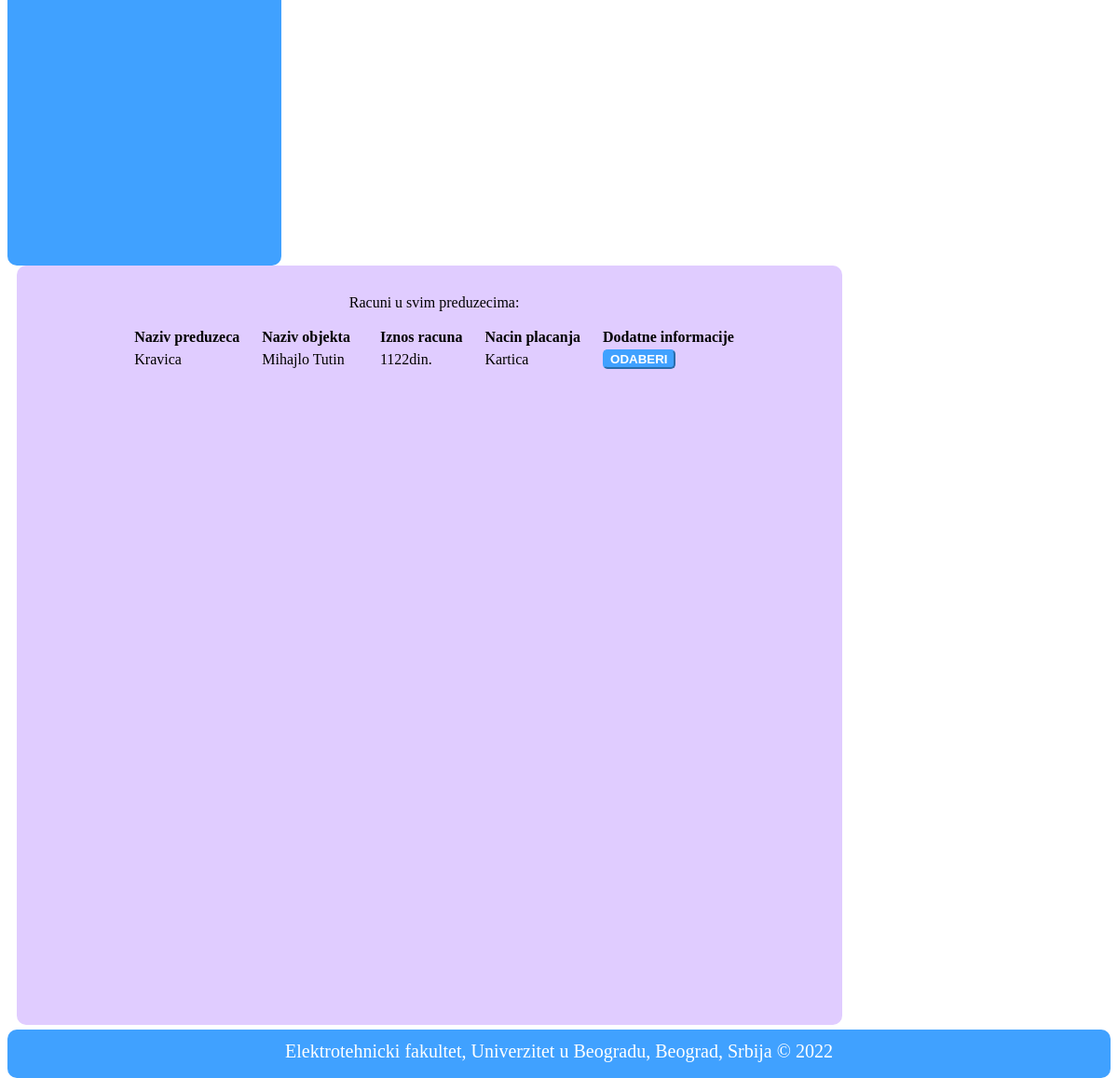
Page /kupac_pregled_racuna.php (signed in, lower part) on the earlier database version.
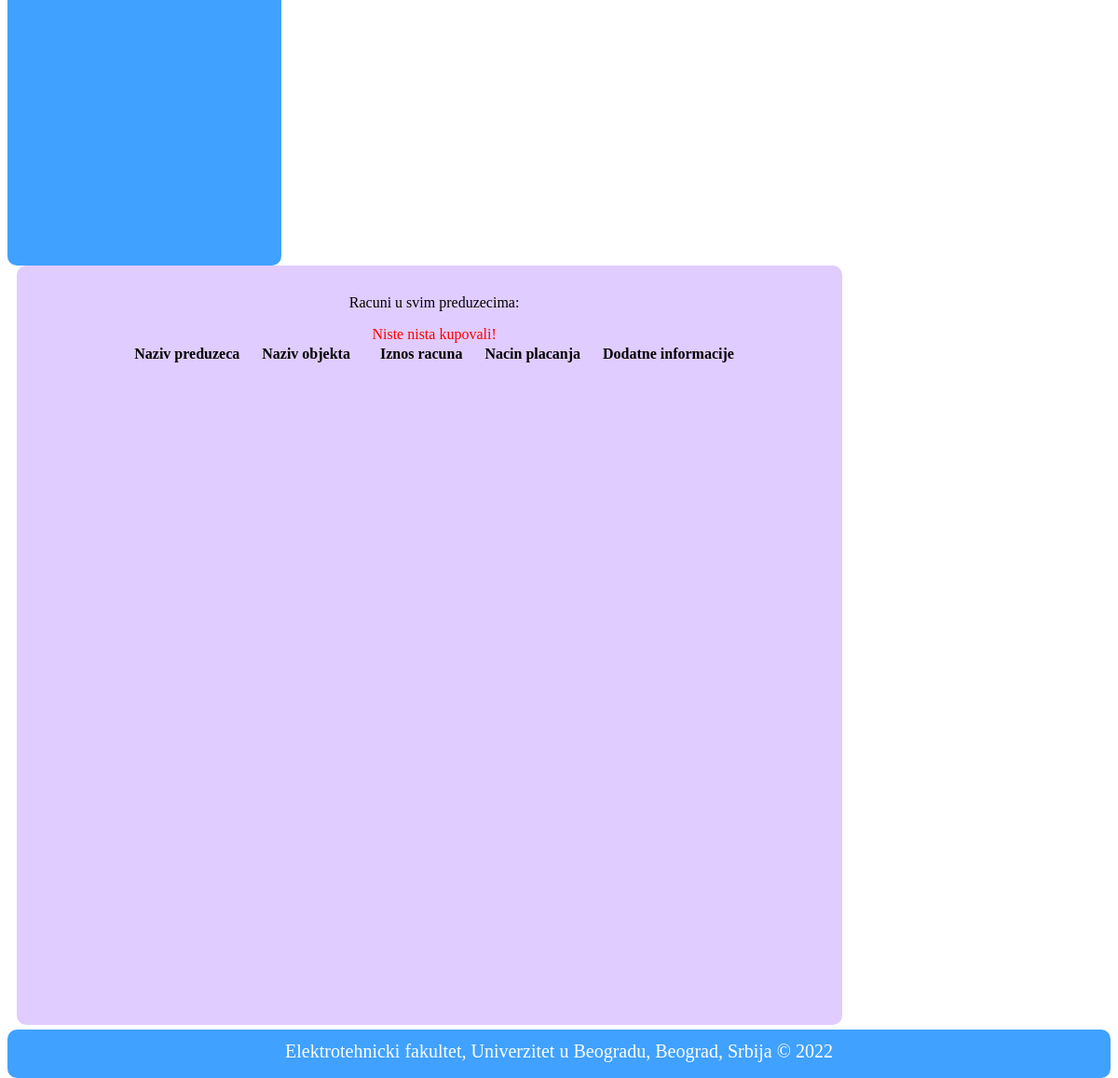
Same page on the later database version.
### tables this page shows
CREATE TABLE IF NOT EXISTS `racun` (
  `id_racuna` int(11) NOT NULL AUTO_INCREMENT,
  `id_preduzeca` int(11) NOT NULL,
  `iznos_racuna` float NOT NULL,
  `iznos_poreza` float NOT NULL,
  `licna_karta` varchar(10) DEFAULT NULL,
  `ime` varchar(40) DEFAULT NULL,
  `prezime` varchar(40) DEFAULT NULL,
  `broj_racuna` int(11) DEFAULT NULL,
  `narucilac` int(11) DEFAULT NULL,
  `datum` datetime NOT NULL,
  PRIMARY KEY (`id_racuna`),
  KEY `id_preduzeca` (`id_preduzeca`),
  KEY `narucilac` (`narucilac`)
);

CREATE TABLE IF NOT EXISTS `preduzece` (
  `korisnicko_ime` varchar(40) NOT NULL,
  `id_preduzeca` int(11) NOT NULL AUTO_INCREMENT,
  `naziv` varchar(30) NOT NULL,
  `drzava` varchar(30) NOT NULL,
  `grad` varchar(30) NOT NULL,
  `postanski_broj` varchar(10) NOT NULL,
  `ulica_broj` varchar(40) NOT NULL,
  `pib` varchar(9) NOT NULL,
  `maticni_broj` varchar(8) NOT NULL,
  `broj_objekata` int(11) DEFAULT NULL,
  `broj_delatnosti` int(11) DEFAULT NULL,
  `broj_ziro_racuna` int(11) DEFAULT NULL,
  `pdv` tinyint(4) DEFAULT NULL COMMENT '0-nije, 1-jeste pdv',
  PRIMARY KEY (`korisnicko_ime`),
  KEY `id_preduzeca` (`id_preduzeca`)
);

CREATE TABLE IF NOT EXISTS `objekat` (
  `id_objekta` int(11) NOT NULL AUTO_INCREMENT,
  `naziv` varchar(40) NOT NULL,
  `id_preduzeca` int(11) NOT NULL,
  `lokacija` varchar(30) NOT NULL,
  `tip_kase` int(11) NOT NULL,
  PRIMARY KEY (`id_objekta`),
  KEY `naziv` (`naziv`),
  KEY `id_preduzeca` (`id_preduzeca`),
  KEY `tip_kase` (`tip_kase`)
);

### kupac_pregled_racuna.php (the view, shortened to what this page needs)
<!DOCTYPE html>
<html>
<head>
    <link rel="stylesheet" type="text/css" href="stilovi.css" />
</head>
<body>
    <?php
    $korisnicko_ime = $_SESSION['korisnicko_ime'];
    require_once('dbconnection.php');
    ?>
    <div id="content">
        <div id="left_menu">
            <a href="kupac.php" target="">Pocetna strana</a> <br /><br />
            <a href="kupac_pregled_artikala.php" target="">Pregled artikala</a> <br /><br />
            <a href="kupac_pregled_racuna.php" target="">Pregled racuna</a> <br /><br />
            <a href="kupac_potrosnja.php" target="">Potrosnja</a> <br /><br />
        </div>
        <div id="right_menu">
            <p id="center">Racuni u svim preduzecima:</p>
            <?php
            $result1 = mysqli_query($con, "SELECT * FROM kupac WHERE korisnicko_ime = '" . $korisnicko_ime . "'");
            $row1 = mysqli_fetch_array($result1);
            $result2 = mysqli_query($con, "SELECT * FROM racun WHERE licna_karta = '" . $row1['licna_karta'] . "'");
            ?>
            <table id="tabela_1">
                <tr>
                    <th>Naziv preduzeca &nbsp;&nbsp;&nbsp;&nbsp;</th>
                    <th>Naziv objekta &nbsp;&nbsp;&nbsp;&nbsp;&nbsp;&nbsp;</th>
                    <th>Iznos racuna &nbsp;&nbsp;&nbsp;&nbsp;</th>
                    <th>Nacin placanja &nbsp;&nbsp;&nbsp;&nbsp;</th>
                    <th>Dodatne informacije</th>
                </tr>
                <?php
                $poruka2 = "";
                if (mysqli_num_rows($result2) > 0) {
                    while ($row2 = mysqli_fetch_array($result2)) {
                        $placanje = "";
                        $result3 = mysqli_query($con, "SELECT * FROM preduzece WHERE id_preduzeca = '" . $row2['id_preduzeca'] . "'");
                        $row3 = mysqli_fetch_array($result3);
                        $result4 = mysqli_query($con, "SELECT * FROM roba_sa_racuna WHERE id_racuna = '" . $row2['id_racuna'] . "'");
                        if (mysqli_num_rows($result4) > 0) {
                            while ($row4 = mysqli_fetch_array($result4)) {
                                $id_artikla = $row4['id_artikla'];
                                break;
                            }
                        }
                        $result5 = mysqli_query($con, "SELECT * FROM artikal WHERE id_artikla = '" . $id_artikla . "'");
                        $row5 = mysqli_fetch_array($result5);
                        $result6 = mysqli_query($con, "SELECT * FROM objekat WHERE id_objekta = '" . $row5['id_objekta'] . "'");
                        $row6 = mysqli_fetch_array($result6);
                        if ($row2['ime'] != "") {
                            $placanje = "Cek";
                        } else {
                            $placanje = "Kartica";
                        }
                ?>
                        <form name="kupac" method="POST" action="">
                            <tr>
                                <td>
                                    <?php echo $row3['naziv']; ?>
                                </td>
                                <td><?php echo $row6['naziv']; ?></td>
                                <td><?php echo $row2['iznos_racuna']; ?>din.</td>
                                <td><?php echo $placanje; ?></td>
                                <td><input type="submit" id="dugme_1" name="odaberi" value="ODABERI"></td>
                            </tr>
                        </form>
                <?php
                    }
                } else {
                    $poruka2 = "<span style='color:red'> Niste nista kupovali! </span>";
                }
                ?>
                <div id="center">
                    <?php
                    echo $poruka2;
                    ?>
                </div>
            </table>
        </div>
    </div>
    <?php
    require_once('footer_div.php');
    ?>
</body>
</html>

### footer_div.php
<div id="footer">
    Elektrotehnicki fakultet, Univerzitet u Beogradu, Beograd, Srbija © 2022
</div>

### stilovi.css (style rules this page uses)
#footer { float: left; width: 100%; height: 40px; text-align: center; background-color: #40a1ff; color: white; padding-top: 12px; font-size: 20px; border-radius: 10px; margin-top: 5px; }
#tabela_1 { margin: 0 auto; }
#center { text-align: center; }
#content { width: 100%; float: left; margin-top: 5px; }
#left_menu { float: left; width: 24%; height: 800px; background-color: #40a1ff; border-radius: 10px; font-weight: bold; font-size: 26px; padding-top: 15px; padding-left: 10px; }
#right_menu { float: left; width: 74%; height: 800px; background-color: #e0ccff; border-radius: 10px; padding-top: 15px; padding-left: 10px; margin-left: 10px; }
#dugme_1 { background-color: #40a1ff; color: white; font-weight: bold; outline: none; border-radius: 5px; border-color: #40a1ff; }

Differences in the rows shown:
removed racun: preduzece.naziv "Kravica", objekat.naziv "Mihajlo Tutin", iznos_racuna "1122", ime "Kartica"
Other differences:
text now shown: "Niste nista kupovali!"
